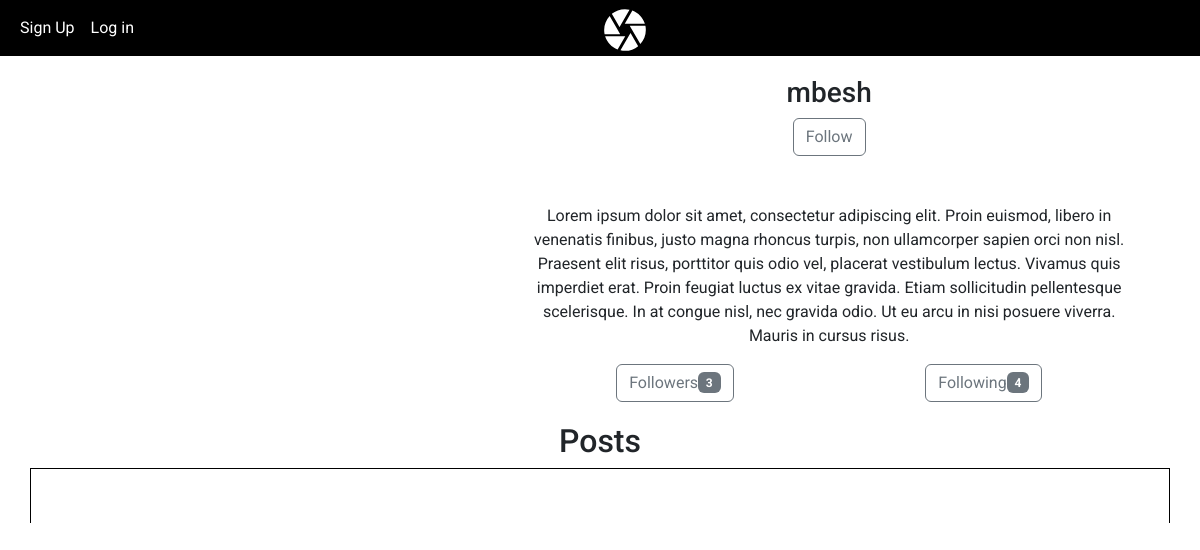
Page /profile/9 on the committed database.
### app/models.py (models this page shows, shortened)
class Profile(models.Model):
    user = models.OneToOneField(User,on_delete=models.CASCADE)
    username = models.CharField(max_length=50)
    date_joined = models.DateTimeField(auto_now_add=True)
    bio = models.TextField(blank=True)
    profile_pic = CloudinaryField('image',null=True,blank=True)
    followers = models.ManyToManyField(User,related_name='followers',blank=True)
    def total_followers(self):
        return self.followers.count()

### app/views.py (the view)
# urls.py: path('profile/<int:pk>',views.user_profile,name='profile'),
def user_profile(request,pk):
    user = User.objects.get(pk=pk)
    try:
        profile = Profile.objects.get(user = user)
        followers = profile.total_followers()
        posts = Image.objects.filter(user = user)
        return render(request,'gram/profile.html',{"profile":profile,"posts":posts,"followers":followers})
    except Exception as e:
        print(e)
        messages.success(request,'Sorry, but it seems your profile page is not set up, you could do so here!')
        return redirect('update_profile')

### app/templates/gram/profile.html (shortened to what this page needs)
{% extends 'base.html' %}{% load bootstrap5 %}{% load static %} {% block content %}
<div class="row" style="padding:20px">
    <div class="col-md-5 col-sm-5 col-xs-5">
    </div>
    <div class="col-md-7 col-sm-7" style="text-align: center;">
        <h3>{{profile.username}}</h3>
        {% if user == profile.user %} {% else %}
        <form action="{% url 'follow' profile.pk %}" method="post">
            <button type="submit" name="profile_pk" value="{{profile.pk}}" class="btn btn-outline-secondary">Follow</button>
        </form>{% endif %}
        <br>
        <br>
        <p>{{profile.bio}}</p>
        <div style="display:flex;justify-content:space-around">
            <button type="button" class="btn btn-outline-secondary">Followers<span class="badge bg-secondary">{{followers}}</span></button>
            <button type="button" class="btn btn-outline-secondary">Following<span class="badge bg-secondary">4</span></button>
        </div>
    </div>
</div>
{% if posts %}
<h2 style="width:100%;text-align:center">Posts</h2>
<div class="row grid" style="padding:10px;border-left:solid 0.2px black;border-right:solid 0.2px black;border-top:solid 0.2px black">
    {% for post in posts %}
    <div class="col-md-4 col-sm-3 col-xs-4 post-modal" style="margin-bottom: 10px;">
    </div>
    {% endfor %}
</div>
{% else %}
<h3 style="width:100%;text-align:center">There are no posts yet.</h3>
{% endif %} {% endblock %}

### static/css/index.css (style rules this page uses)
* { font-family: 'Roboto', sans-serif; }

### rows in the picture
Profile: username "mbesh", bio "Lorem ipsum dolor sit amet, consectetur adipiscing elit. Proin euismod, libero in venenatis finibus, justo magna rhoncus turpis, non ullamcorper sapien orci non nisl. Praesent elit risus, porttitor quis odio vel, placerat vestibulum lectus. Vivamus quis imperdiet erat. Proin feugiat luctus ex vitae gravida. Etiam sollicitudin pellentesque scelerisque. In at congue nisl, nec gravida odio. Ut eu arcu in nisi posuere viverra. Mauris in cursus risus."

### other values in the picture
{{ followers }} "3"
